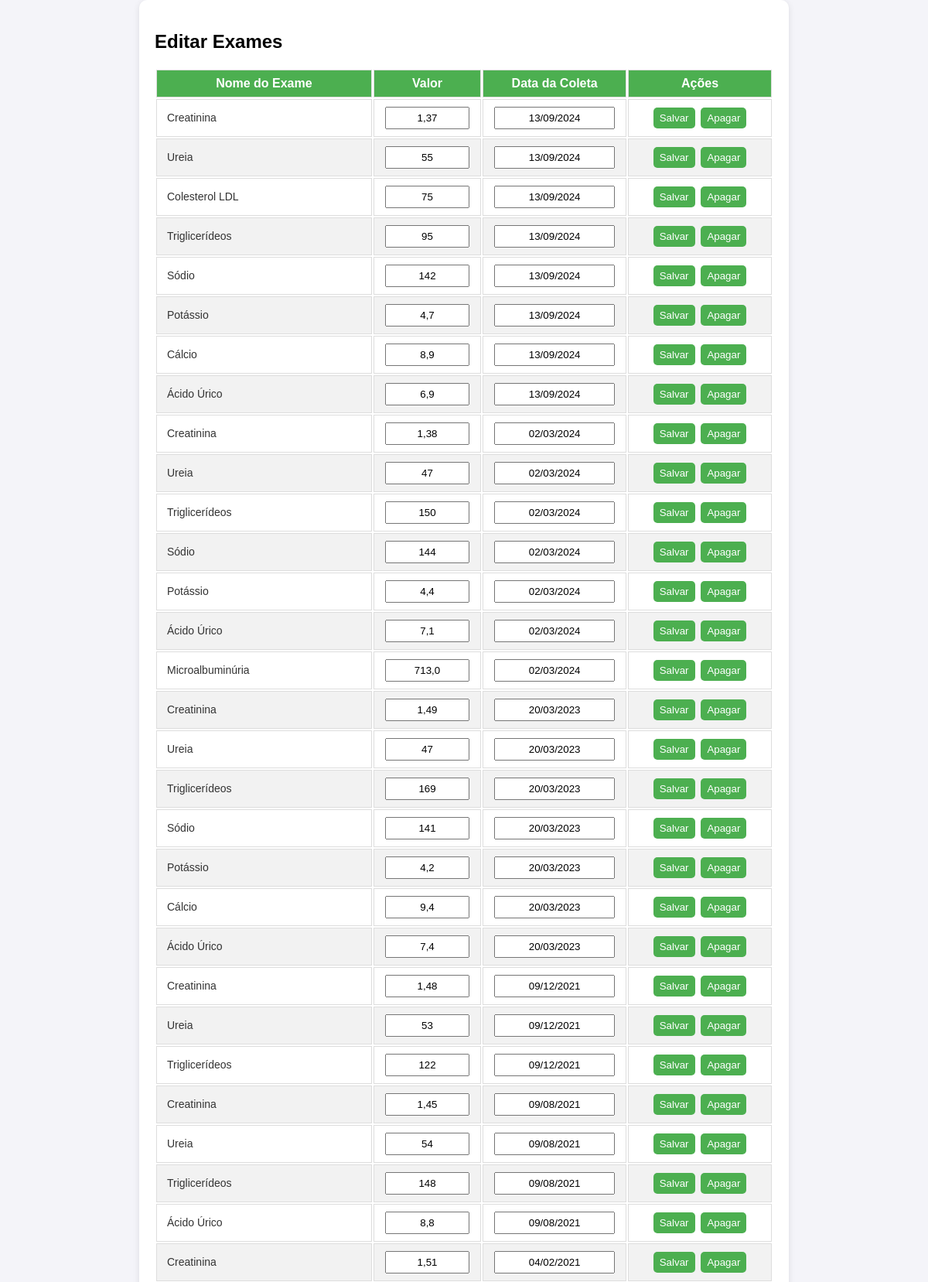
/exams (upper part), run on the app's committed database.
### tables this page shows
CREATE TABLE exames (
                            id INTEGER PRIMARY KEY AUTOINCREMENT,
                            nome TEXT,
                            valor TEXT,
                            data_coleta TEXT
                          );

### app.py (the view)
@app.route('/exams')
def view_exams():
    with sqlite3.connect(DATABASE) as conn:
        cursor = conn.cursor()
        cursor.execute('SELECT id, nome, valor, data_coleta FROM exames')
        exams = cursor.fetchall()
        exam_options = list(patterns.keys())  # Lista de exames para a combo
    return render_template('exams_editable.html', exams=exams, exam_options=exam_options)

### templates/exams_editable.html (shortened to what this page needs)
<!DOCTYPE html>
<html lang="en">
<head>
</head>
<body>
    <div class="container">
        <h2>Editar Exames</h2>
        <form action="/update_exams" method="post">
            <table>
                <thead>
                    <tr>
                        <th>Nome do Exame</th>
                        <th>Valor</th>
                        <th>Data da Coleta</th>
                        <th>Ações</th>
                    </tr>
                </thead>
                <tbody>
                    {% for exam in exams %}
                    <tr>
                        <td>
                            <span class="exam-name">{{ exam[1] }}</span>
                        </td>
                        <td>
                            <input type="text" name="valor_{{ exam[0] }}" value="{{ exam[2] }}" oninput="validateValue(this)" required>
                        </td>
                        <td>
                            <input type="text" name="data_{{ exam[0] }}" value="{{ exam[3] }}" >
                        </td>
                        <td>
                            <button type="submit" name="update" value="{{ exam[0] }}">Salvar</button>
                            <button type="button" class="btn-delete" onclick="confirmDelete('{{ exam[0] }}')">Apagar</button>
                        </td>
                    </tr>
                    {% endfor %}
                </tbody>
            </table>
        </form>
    </div>
</body>
</html>

### templates/exams_editable.html (style rules this page uses)
body { font-family: Arial, sans-serif; display: flex; justify-content: center; align-items: center; min-height: 100vh; background-color: #f4f4f9; margin: 0; }
.container { background: #ffffff; padding: 20px; border-radius: 10px; box-shadow: 0 2px 8px rgba(0, 0, 0, 0.1); width: 90%; max-width: 800px; }
table { table-layout: fixed; }
.exam-name { display: inline-block; padding: 5px; font-weight: normal; font-size: 14px; color: #333; width: 100%; text-align: left; }
td { font-size: 14px; vertical-align: middle; }
th, td { border: 1px solid #ddd; padding: 8px; text-align: center; }
th { background-color: #4CAF50; color: white; }
tr:nth-child(even) { background-color: #f2f2f2; }
th:nth-child(1), td:nth-child(1) { width: 30%; }
th:nth-child(2), td:nth-child(2) { width: 15%; }
th:nth-child(3), td:nth-child(3) { width: 20%; }
th:nth-child(4), td:nth-child(4) { width: 20%; }
input[type="text"], input[type="date"] { width: calc(100% - 12px); box-sizing: border-box; }
td:nth-child(4) button { margin: 2px; padding: 6px 8px; }
select, input { width: 100%; padding: 5px; }
input[type="text"] { text-align: center; }
button { background-color: #4CAF50; color: white; padding: 8px 12px; border: none; border-radius: 5px; cursor: pointer; }

### data on the page
exames: nome "Creatinina", valor "1,37", data_coleta "13/09/2024", {{ exam[0] }} 170 (drawn)
exames: nome "Ureia", valor "55", data_coleta "13/09/2024", {{ exam[0] }} 171 (drawn)
exames: nome "Colesterol LDL", valor "75", data_coleta "13/09/2024", {{ exam[0] }} 172 (drawn)
exames: nome "Triglicerídeos", valor "95", data_coleta "13/09/2024", {{ exam[0] }} 173 (drawn)
exames: nome "Sódio", valor "142", data_coleta "13/09/2024", {{ exam[0] }} 174 (drawn)
exames: nome "Potássio", valor "4,7", data_coleta "13/09/2024", {{ exam[0] }} 175 (drawn)
exames: nome "Cálcio", valor "8,9", data_coleta "13/09/2024", {{ exam[0] }} 176 (drawn)
exames: nome "Ácido Úrico", valor "6,9", data_coleta "13/09/2024", {{ exam[0] }} 177 (drawn)
exames: nome "Creatinina", valor "1,38", data_coleta "02/03/2024", {{ exam[0] }} 178 (drawn)
exames: nome "Ureia", valor "47", data_coleta "02/03/2024", {{ exam[0] }} 179 (drawn)
exames: nome "Triglicerídeos", valor "150", data_coleta "02/03/2024", {{ exam[0] }} 180 (drawn)
exames: nome "Sódio", valor "144", data_coleta "02/03/2024", {{ exam[0] }} 181 (drawn)
exames: nome "Potássio", valor "4,4", data_coleta "02/03/2024", {{ exam[0] }} 182 (drawn)
exames: nome "Ácido Úrico", valor "7,1", data_coleta "02/03/2024", {{ exam[0] }} 183 (drawn)
exames: nome "Microalbuminúria", valor "713,0", data_coleta "02/03/2024", {{ exam[0] }} 184 (drawn)
exames: nome "Creatinina", valor "1,49", data_coleta "20/03/2023", {{ exam[0] }} 185 (drawn)
exames: nome "Ureia", valor "47", data_coleta "20/03/2023", {{ exam[0] }} 186 (drawn)
exames: nome "Triglicerídeos", valor "169", data_coleta "20/03/2023", {{ exam[0] }} 187 (drawn)
exames: nome "Sódio", valor "141", data_coleta "20/03/2023", {{ exam[0] }} 188 (drawn)
exames: nome "Potássio", valor "4,2", data_coleta "20/03/2023", {{ exam[0] }} 189 (drawn)
exames: nome "Cálcio", valor "9,4", data_coleta "20/03/2023", {{ exam[0] }} 190 (drawn)
exames: nome "Ácido Úrico", valor "7,4", data_coleta "20/03/2023", {{ exam[0] }} 191 (drawn)
exames: nome "Creatinina", valor "1,48", data_coleta "09/12/2021", {{ exam[0] }} 192 (drawn)
exames: nome "Ureia", valor "53", data_coleta "09/12/2021", {{ exam[0] }} 193 (drawn)
exames: nome "Triglicerídeos", valor "122", data_coleta "09/12/2021", {{ exam[0] }} 194 (drawn)
exames: nome "Creatinina", valor "1,45", data_coleta "09/08/2021", {{ exam[0] }} 195 (drawn)
exames: nome "Ureia", valor "54", data_coleta "09/08/2021", {{ exam[0] }} 196 (drawn)
exames: nome "Triglicerídeos", valor "148", data_coleta "09/08/2021", {{ exam[0] }} 197 (drawn)
exames: nome "Ácido Úrico", valor "8,8", data_coleta "09/08/2021", {{ exam[0] }} 198 (drawn)
exames: nome "Creatinina", valor "1,51", data_coleta "04/02/2021", {{ exam[0] }} 199 (drawn)
